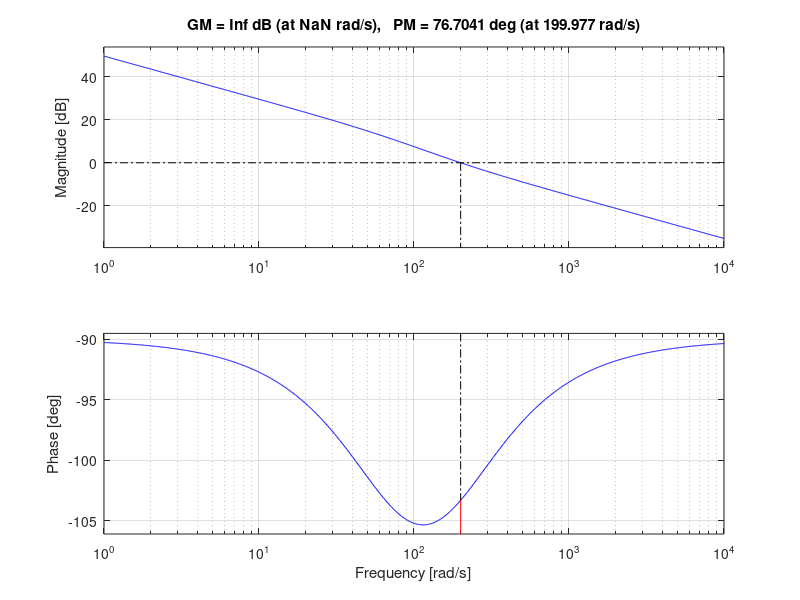

Source code (MATLAB): (Note: this script raises an error after producing the figure.)
clear; close all; clc; 

%FUNZIONI

function L = praticoRR(Ge_RR,wc_RR)

s = tf('s');

[m_RR,~] = bode(Ge_RR,wc_RR);

alpha_RR = 10^(-log10(m_RR));

tau_RR = 10/(wc_RR*alpha_RR);

RR = (1+alpha_RR*tau_RR*s)/(1+tau_RR*s);

L = Ge_RR * RR;

end


function L = progettaRR(G,wc,Mf)

s = tf('s');

[m,f] = bode(G,wc);

M = 10^(-log10(m));
phi = -180+Mf-f;

if (M>1 || phi>0 || phi<-90 || cosd(phi)<M)
disp('errore nel tuning della rete ritardatrice'); return;
end

tau = (cosd(phi)-(1/M))/(wc*sind(phi));
alpha = (M-cosd(phi))/(wc*sind(phi)*tau);

RR = (1+alpha*tau*s)/(1+tau*s);

L = G * RR;
end

function L = progettaRA(G,wc,Mf)

s = tf('s');

[m,f] = bode(G,wc);

M = 10^(-log10(m));
 
phi= -180+Mf-f;

if (M<1 || phi<0 || cosd(phi)<1/M)
disp('errore nel tuning della rete anticipatrice'); return;
end

tau = (M-cosd(phi))/(wc*sind(phi));

alpha = (cosd(phi)-(1/M))/(wc*sind(phi)*tau);

RA = (1+tau*s)/(1+alpha*tau*s);

L = G * RA;

end

function RA = progettaRegA(G,wc,Mf)

s = tf('s');

[m,f] = bode(G,wc);

M = 10^(-log10(m));
 
phi= -180+Mf-f;

if (M<1 || phi<0 || cosd(phi)<1/M)
disp('errore nel tuning della rete anticipatrice'); return;
end

tau = (M-cosd(phi))/(wc*sind(phi));

alpha = (cosd(phi)-(1/M))/(wc*sind(phi)*tau);

RA = (1+tau*s)/(1+alpha*tau*s);

end

% DATI

% SISTEMA MECCANICO

r1 = 0.45 * 10^-2;          % raggio interno puleggia (metri)
r2 = 4.5 * 10^-2;           % raggio esterno puleggia (metri)
J = 2 * 10^-4;              % inerzia (kg*m^2)
m = 10 * 10^-3;             % massa (kilogrammi)
beta = 1.6;                 % coefficiente smorzatore (N * s / m)
g = 9.81;                   % accelerazione di gravità (m / s^2)

% SISTEMA DI RISCALDAMENTO

l = 15 * 10^-2;             % lunghezza filo (metri)
d = 0.2 * 10^-3;            % diametro filo (metri)
Cth = 25.1 * 10^-3;         % capacità termica (J/K)
Re = 4.8;                   % resistenza elettrica (ohm)
Le = 55 * 10^-3;            % induttanza (H)
    
    % Cella di Peltier
    Rth = 16.7;             % resistenza termica (ohm)
    Tp = 15+273.15;                % temperatura cella (gradi)

    % Convezione con l'ambiente
    h = 6.55;               % coefficiente di convezione (W / (m^2 * K))
    S = pi * d * l;         % superficie cilindrica (m^2)
    Tamb = 24+273.15;              % temperatura ambiente (gradi)

% ATTUATORE SMA

K_max = 3.92 * 10^3;        % (N/m)
Tavg = 70+273.15;                  % (gradi)
Tdiff = 20;                 % (gradi)
dl_max = 0.6 * 10^-2;       % deformazione filo, 96% di l (metri)
c = 6.2;                    % costante

z_star = 4.2 * 10^-2;       % quota desiderata (metri)






K_star = m*g*r2/(r1*(dl_max-r1*z_star/r2));
x2_e = Tavg+Tdiff*log(K_star/(K_max-K_star))/c;
x1_e = sqrt((h*S*(x2_e-Tamb)+((x2_e-Tp)/Rth))/Re);

K_x2_e = K_max*(1-(1/(1+exp(c*(x2_e-Tavg)/Tdiff))));


derivata_parziale_K = (c*K_max/Tdiff)*(exp(c*(x2_e-Tavg)/Tdiff)/(1+exp(c*(x2_e-Tavg)/Tdiff))^2);


A_1_1 = -Re/Le;
A_2_1 = 2*Re*x1_e/Cth;
A_2_2 = -(h*S+1/Rth)/Cth;
A_4_2 = (r1*(dl_max-(r1*z_star/r2))/(r2*(m+J/r2^2)))*derivata_parziale_K;
A_4_3 = -r1^2*K_x2_e/(r2^2*(m+J/r2^2));
A_4_4 = -beta/(m+J/r2^2);

A = [A_1_1  0   0   0  ;
     A_2_1 A_2_2  0   0  ;
      0   0   0   1  ;
      0  A_4_2 A_4_3 A_4_4];

B = [1/Le;
      0  ;
      0  ;
      0  ];

C = [0 0 1 0];

D = 0;

sistema = ss(A,B,C,D);


s = tf('s');


G = tf(sistema);

display(G);

W = logspace(-1,1.477,100);

%PROGETTO INNER LOOP

Gm = 2292/(s+87.2727);
%attenuiamo il disturbo d con il guadagno

[m_Gm_01,f_Gm_01] = bode(Gm/s,0.1);

guadagno_Gm = 3000/m_Gm_01;

%mettiamo un polo nell'origine e uno zero in alta frequenza per avere un
%buon margine di fase (opzionale)

zero_Gm = 1+s/150;

Rm = guadagno_Gm*zero_Gm/s;

display(Rm);

Lm = Gm*Rm;

[m_Lm_01,f_Lm_01] = bode(Lm,0.1);

figure;
margin(Lm);

%stiamo attraversando a 200 quindi non ci dovrebbero essere problemi con il
%disaccoppiamento frequenziale

%PROGETTO OUTER LOOP

Gv = 0.5743/(s+2.4103)/(s+5.3572)/(s+9.3533);

%per rispettare la sepcifica sul Ta dobbiamo attraversare dopo 5.5

[m_Gv_30,f_Gv_30] = bode(Gv/s,30);
[m_Gv_20,f_Gv_20] = bode(Gv/s,20);

%mettiamo guadagno statico per aumentare la pulsazione di attraversamento



Gev = Gv/s;

figure;
margin(Gev,W);

[m_Gev_30,f_Gev_30] = bode(Gev,30);

Ra_1 = ((1+0.32*s)^2)/((1+0.017*s)^2);

taup_Gv = 1/17;

Rv = 700 * Ra_1 / (1+taup_Gv*s);

Lv = Gev * Rv;

display(Rv);

figure;
margin(Lv,W);

[m_Lv_30,f_Lv_30] = bode(Lv,30);



zeri_Lv = zero(Lv);


F = minreal(Lv/(1+Lv));

figure;
step(F);

info = stepinfo (F , SettlingTimeThreshold =0.01);

return
